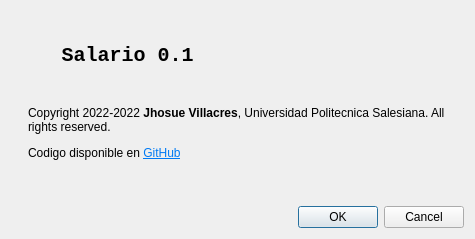
<?xml version="1.0" encoding="UTF-8"?>
<ui version="4.0">
 <class>Acerca</class>
 <widget class="QDialog" name="Acerca">
  <property name="geometry">
   <rect>
    <x>0</x>
    <y>0</y>
    <width>475</width>
    <height>239</height>
   </rect>
  </property>
  <property name="windowTitle">
   <string>Acerca de salarios</string>
  </property>
  <layout class="QVBoxLayout" name="verticalLayout">
   <item>
    <widget class="QWidget" name="widget" native="true">
     <layout class="QHBoxLayout" name="horizontalLayout">
      <item>
       <widget class="QLabel" name="lblVersion">
        <property name="font">
         <font>
          <family>Consolas</family>
          <pointsize>15</pointsize>
          <weight>75</weight>
          <italic>false</italic>
          <bold>true</bold>
         </font>
        </property>
        <property name="layoutDirection">
         <enum>Qt::LeftToRight</enum>
        </property>
        <property name="text">
         <string>Salario 0.1</string>
        </property>
        <property name="textFormat">
         <enum>Qt::AutoText</enum>
        </property>
        <property name="alignment">
         <set>Qt::AlignCenter</set>
        </property>
        <property name="wordWrap">
         <bool>false</bool>
        </property>
        <property name="margin">
         <number>0</number>
        </property>
        <property name="openExternalLinks">
         <bool>false</bool>
        </property>
       </widget>
      </item>
      <item>
       <widget class="QWidget" name="widget_2" native="true">
        <property name="acceptDrops">
         <bool>false</bool>
        </property>
        <property name="autoFillBackground">
         <bool>false</bool>
        </property>
        <property name="styleSheet">
         <string notr="true">image: url(:/imgResources/icon-App.png);</string>
        </property>
       </widget>
      </item>
     </layout>
    </widget>
   </item>
   <item>
    <widget class="QLabel" name="label_2">
     <property name="sizePolicy">
      <sizepolicy hsizetype="Preferred" vsizetype="Preferred">
       <horstretch>0</horstretch>
       <verstretch>0</verstretch>
      </sizepolicy>
     </property>
     <property name="sizeIncrement">
      <size>
       <width>0</width>
       <height>0</height>
      </size>
     </property>
     <property name="font">
      <font>
       <pointsize>9</pointsize>
      </font>
     </property>
     <property name="lineWidth">
      <number>1</number>
     </property>
     <property name="midLineWidth">
      <number>0</number>
     </property>
     <property name="text">
      <string>&lt;html&gt;&lt;head/&gt;&lt;body&gt;&lt;p&gt;Copyright 2022-2022 &lt;span style=&quot; font-weight:600;&quot;&gt;Jhosue Villacres&lt;/span&gt;, Universidad Politecnica Salesiana. All rights reserved. &lt;/p&gt;&lt;p&gt;Codigo disponible en &lt;a href=&quot;https://github.com/Adr802/P59-QT-Salarios-UI&quot;&gt;&lt;span style=&quot; text-decoration: underline; color:#007af4;&quot;&gt;GitHub&lt;/span&gt;&lt;/a&gt;&lt;/p&gt;&lt;p&gt;&lt;br/&gt;&lt;/p&gt;&lt;/body&gt;&lt;/html&gt;</string>
     </property>
     <property name="scaledContents">
      <bool>false</bool>
     </property>
     <property name="alignment">
      <set>Qt::AlignLeading|Qt::AlignLeft|Qt::AlignVCenter</set>
     </property>
     <property name="wordWrap">
      <bool>true</bool>
     </property>
     <property name="margin">
      <number>4</number>
     </property>
     <property name="indent">
      <number>17</number>
     </property>
    </widget>
   </item>
   <item>
    <widget class="QDialogButtonBox" name="buttonBox">
     <property name="orientation">
      <enum>Qt::Horizontal</enum>
     </property>
     <property name="standardButtons">
      <set>QDialogButtonBox::Cancel|QDialogButtonBox::Ok</set>
     </property>
    </widget>
   </item>
  </layout>
 </widget>
 <resources/>
 <connections>
  <connection>
   <sender>buttonBox</sender>
   <signal>rejected()</signal>
   <receiver>Acerca</receiver>
   <slot>reject()</slot>
   <hints>
    <hint type="sourcelabel">
     <x>316</x>
     <y>260</y>
    </hint>
    <hint type="destinationlabel">
     <x>286</x>
     <y>274</y>
    </hint>
   </hints>
  </connection>
  <connection>
   <sender>buttonBox</sender>
   <signal>accepted()</signal>
   <receiver>Acerca</receiver>
   <slot>accept()</slot>
   <hints>
    <hint type="sourcelabel">
     <x>248</x>
     <y>254</y>
    </hint>
    <hint type="destinationlabel">
     <x>157</x>
     <y>274</y>
    </hint>
   </hints>
  </connection>
 </connections>
</ui>
